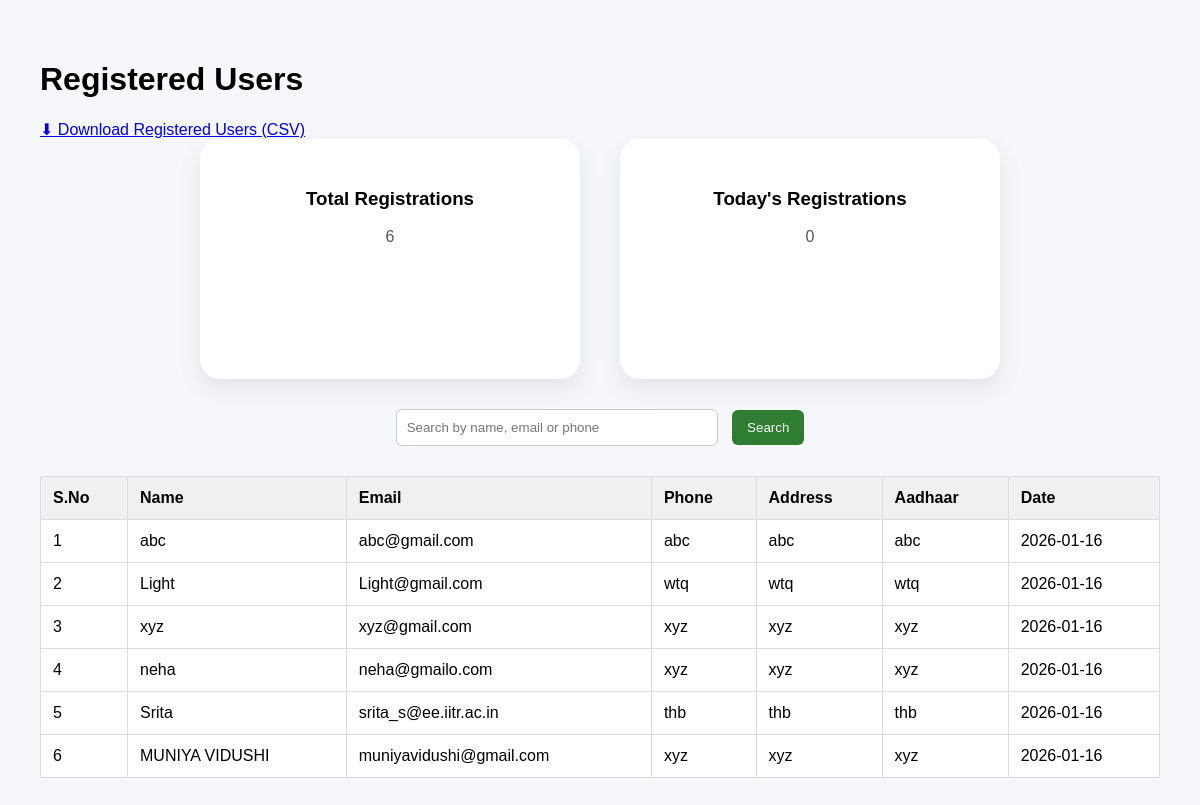
The app's page /admin/users (signed in) with its own data.
### tables this page shows
CREATE TABLE users (
    id INTEGER PRIMARY KEY AUTOINCREMENT,
    name TEXT NOT NULL,
    email TEXT UNIQUE NOT NULL,
    password TEXT NOT NULL,
    phone TEXT,
    address TEXT,
    aadhaar TEXT,
    role TEXT DEFAULT 'user',
    created_at DATETIME DEFAULT CURRENT_TIMESTAMP
);

### app.py (the view)
@app.route("/admin/users")
def admin_users():
    if "role" not in session or session["role"] != "admin":
        return redirect("/")
    search = request.args.get("search", "")
    conn = get_db_connection()
    total_users = conn.execute(
        "SELECT COUNT(*) FROM users WHERE role = 'user'"
    ).fetchone()[0]
    today_users = conn.execute(
        """
        SELECT COUNT(*) FROM users
        WHERE role = 'user'
        AND DATE(created_at) = DATE('now')
        """
    ).fetchone()[0]
    users = conn.execute("""
        SELECT id, name, email, phone, address, aadhaar, DATE(created_at) as date
        FROM users
        WHERE role = 'user'
        AND (
            name LIKE ?
            OR email LIKE ?
            OR phone LIKE ?
        )
        ORDER BY created_at DESC
    """, (
        f"%{search}%",
        f"%{search}%",
        f"%{search}%"
    )).fetchall()
    conn.close()
    return render_template(
        "admin_users.html",
        total_users=total_users,
        today_users=today_users,
        users=users,
        search=search
    )

### app.py (called while the page is built)
def get_db_connection():
    conn = sqlite3.connect(DB_PATH)
    conn.row_factory = sqlite3.Row
    return conn

### templates/admin_users.html (shortened to what this page needs)
<!DOCTYPE html>
<html>
<head>
    <link rel="stylesheet" href="{{ url_for('static', filename='admin.css') }}">
</head>
<body>
<h1>Registered Users</h1>
<div class="download-container">
    <a href="/download/users" class="download-btn users-btn">
        ⬇ Download Registered Users (CSV)
    </a>
</div>
<div class="cards">
    <div class="card">
        <h3>Total Registrations</h3>
        <p>{{ total_users }}</p>
    </div>
    <div class="card">
        <h3>Today's Registrations</h3>
        <p>{{ today_users }}</p>
    </div>
</div>
<form method="GET" class="search-box">
    <input type="text" name="search" placeholder="Search by name, email or phone"
           value="{{ search }}">
    <button type="submit">Search</button>
</form>
<table>
    <thead>
        <tr>
            <th>S.No</th>
            <th>Name</th>
            <th>Email</th>
            <th>Phone</th>
            <th>Address</th>
            <th>Aadhaar</th>
            <th>Date</th>
        </tr>
    </thead>
    <tbody>
        {% for user in users %}
        <tr>
            <td>{{ loop.index }}</td>
            <td>{{ user.name }}</td>
            <td>{{ user.email }}</td>
            <td>{{ user.phone }}</td>
            <td>{{ user.address }}</td>
            <td>{{ user.aadhaar }}</td>
            <td>{{ user.date }}</td>
        </tr>
        {% endfor %}
    </tbody>
</table>
</body>
</html>

### Static/admin.css (style rules this page uses)
body { font-family: Arial, sans-serif; background: #f6f7fb; margin: 0; padding: 40px; }
.cards { display: flex; justify-content: center; gap: 40px; }
.card { background: white; width: 320px; height: 180px; border-radius: 20px; padding: 30px; text-align: center; box-shadow: 0 10px 25px rgba(0,0,0,0.08); }
.card p { font-size: 16px; color: #555; }
.search-box { margin: 30px 0; text-align: center; }
.search-box input { width: 300px; padding: 10px; border-radius: 6px; border: 1px solid #ccc; }
.search-box button { padding: 10px 15px; margin-left: 10px; border: none; background: #2e7d32; color: white; border-radius: 6px; cursor: pointer; }
table { width: 100%; border-collapse: collapse; margin-top: 20px; background: white; }
table th, table td { padding: 12px; border: 1px solid #ddd; text-align: left; }
table th { background: #f0f0f0; }

### records on screen
users: name "abc", email "abc@gmail.com", phone "abc", address "abc", aadhaar "abc", date "2026-01-16"
users: name "Light", email "Light@gmail.com", phone "wtq", address "wtq", aadhaar "wtq", date "2026-01-16"
users: name "xyz", email "xyz@gmail.com", phone "xyz", address "xyz", aadhaar "xyz", date "2026-01-16"
users: name "neha", email "neha@gmailo.com", phone "xyz", address "xyz", aadhaar "xyz", date "2026-01-16"
users: name "Srita", email "srita_s@ee.iitr.ac.in", phone "thb", address "thb", aadhaar "thb", date "2026-01-16"
users: name "MUNIYA VIDUSHI", email "muniyavidushi@gmail.com", phone "xyz", address "xyz", aadhaar "xyz", date "2026-01-16"

### other values on screen
{{ total_users }} "6"
{{ today_users }} "0"
